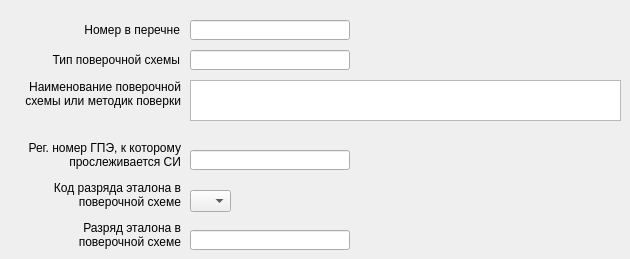
   <widget class="QWidget" name="tab_2">
    <attribute name="title">
     <string>СИ как эталон</string>
    </attribute>
    <widget class="QLabel" name="label_15">
     <property name="geometry">
      <rect>
       <x>19</x>
       <y>20</y>
       <width>161</width>
       <height>20</height>
      </rect>
     </property>
     <property name="text">
      <string>Номер в перечне</string>
     </property>
     <property name="alignment">
      <set>Qt::AlignRight|Qt::AlignTrailing|Qt::AlignVCenter</set>
     </property>
    </widget>
    <widget class="QLineEdit" name="lineEdit_mieta_number">
     <property name="geometry">
      <rect>
       <x>190</x>
       <y>20</y>
       <width>160</width>
       <height>20</height>
      </rect>
     </property>
    </widget>
    <widget class="QComboBox" name="comboBox_mieta_rank">
     <property name="geometry">
      <rect>
       <x>190</x>
       <y>190</y>
       <width>41</width>
       <height>22</height>
      </rect>
     </property>
     <item>
      <property name="text">
       <string/>
      </property>
     </item>
     <item>
      <property name="text">
       <string>0Р</string>
      </property>
     </item>
     <item>
      <property name="text">
       <string>1Р</string>
      </property>
     </item>
     <item>
      <property name="text">
       <string>2Р</string>
      </property>
     </item>
     <item>
      <property name="text">
       <string>3Р</string>
      </property>
     </item>
     <item>
      <property name="text">
       <string>4Р</string>
      </property>
     </item>
     <item>
      <property name="text">
       <string>5Р</string>
      </property>
     </item>
     <item>
      <property name="text">
       <string>РЭ</string>
      </property>
     </item>
     <item>
      <property name="text">
       <string>ВЭ</string>
      </property>
     </item>
     <item>
      <property name="text">
       <string>СИ</string>
      </property>
     </item>
    </widget>
    <widget class="QLabel" name="label_16">
     <property name="geometry">
      <rect>
       <x>20</x>
       <y>180</y>
       <width>161</width>
       <height>30</height>
      </rect>
     </property>
     <property name="text">
      <string>Код разряда эталона в поверочной схеме</string>
     </property>
     <property name="alignment">
      <set>Qt::AlignRight|Qt::AlignTrailing|Qt::AlignVCenter</set>
     </property>
     <property name="wordWrap">
      <bool>true</bool>
     </property>
    </widget>
    <widget class="QLineEdit" name="lineEdit_mieta_npenumber">
     <property name="geometry">
      <rect>
       <x>190</x>
       <y>150</y>
       <width>160</width>
       <height>20</height>
      </rect>
     </property>
    </widget>
    <widget class="QLabel" name="label_17">
     <property name="geometry">
      <rect>
       <x>20</x>
       <y>140</y>
       <width>161</width>
       <height>30</height>
      </rect>
     </property>
     <property name="text">
      <string>Рег. номер ГПЭ, к которому прослеживается СИ</string>
     </property>
     <property name="alignment">
      <set>Qt::AlignRight|Qt::AlignTrailing|Qt::AlignVCenter</set>
     </property>
     <property name="wordWrap">
      <bool>true</bool>
     </property>
    </widget>
    <widget class="QLineEdit" name="lineEdit_mieta_schematype">
     <property name="geometry">
      <rect>
       <x>190</x>
       <y>50</y>
       <width>160</width>
       <height>20</height>
      </rect>
     </property>
     <property name="text">
      <string/>
     </property>
    </widget>
    <widget class="QLabel" name="label_18">
     <property name="geometry">
      <rect>
       <x>19</x>
       <y>50</y>
       <width>161</width>
       <height>20</height>
      </rect>
     </property>
     <property name="text">
      <string>Тип поверочной схемы</string>
     </property>
     <property name="scaledContents">
      <bool>false</bool>
     </property>
     <property name="alignment">
      <set>Qt::AlignRight|Qt::AlignTrailing|Qt::AlignVCenter</set>
     </property>
     <property name="wordWrap">
      <bool>true</bool>
     </property>
    </widget>
    <widget class="QLabel" name="label_19">
     <property name="geometry">
      <rect>
       <x>20</x>
       <y>80</y>
       <width>161</width>
       <height>40</height>
      </rect>
     </property>
     <property name="text">
      <string>Наименование поверочной схемы или методик поверки</string>
     </property>
     <property name="alignment">
      <set>Qt::AlignRight|Qt::AlignTop|Qt::AlignTrailing</set>
     </property>
     <property name="wordWrap">
      <bool>true</bool>
     </property>
    </widget>
    <widget class="QTextEdit" name="textEdit_mieta_schematitle">
     <property name="geometry">
      <rect>
       <x>190</x>
       <y>80</y>
       <width>431</width>
       <height>41</height>
      </rect>
     </property>
     <property name="acceptRichText">
      <bool>false</bool>
     </property>
    </widget>
    <widget class="QLineEdit" name="lineEdit_mieta_rank_title">
     <property name="geometry">
      <rect>
       <x>190</x>
       <y>230</y>
       <width>160</width>
       <height>20</height>
      </rect>
     </property>
    </widget>
    <widget class="QLabel" name="label_20">
     <property name="geometry">
      <rect>
       <x>20</x>
       <y>220</y>
       <width>161</width>
       <height>30</height>
      </rect>
     </property>
     <property name="text">
      <string>Разряд эталона в поверочной схеме</string>
     </property>
     <property name="alignment">
      <set>Qt::AlignRight|Qt::AlignTrailing|Qt::AlignVCenter</set>
     </property>
     <property name="wordWrap">
      <bool>true</bool>
     </property>
    </widget>
   </widget>
